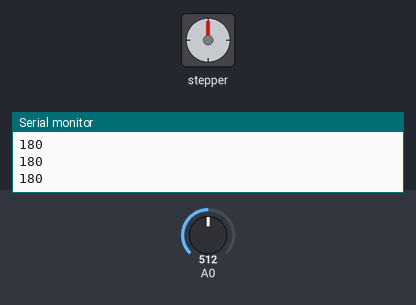
Bench run of a sketch on a simulated Arduino Uno, built with avr-gcc and run on an emulated ATmega328P. Parts: stepper motor, the last lines printed to the serial monitor. The test bench sets the inputs (shaded band); at power-on: A0 = 512. Stepper angles assume 2048 steps per turn.

Above: at 1.2 s.
1.3 s: A0 set to 716
At 2.2 s:
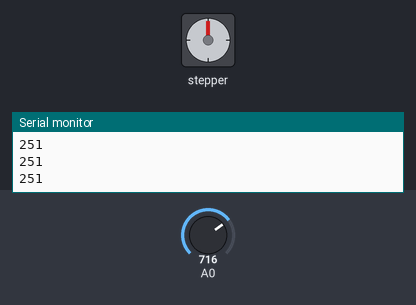
2.8 s: A0 set to 900
At 3.2 s:
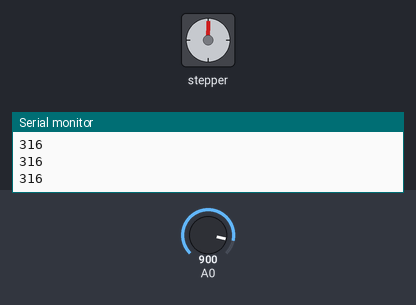
Timing chart, 0 to 5.8 s (numbered marks = the images above; inputs shaded):
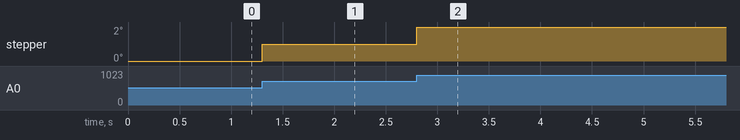

The sketch:

stepper_with_potentiometer.ino
```cpp
#include <Stepper.h> // Include the header file
#define STEPS 64

Stepper stepper(STEPS, 8, 10, 9, 11);

int Pv = 0;
int potV = 0;

void setup() {
Serial.begin(9600);
stepper.setSpeed(200);
}
void loop() {

potV = map(analogRead(A0),0,1024,0,360);
if (potV>Pv)
stepper.step(5);
if (potV<Pv)
stepper.step(-5);

Pv = potV;
Serial.println(Pv);
}
```
